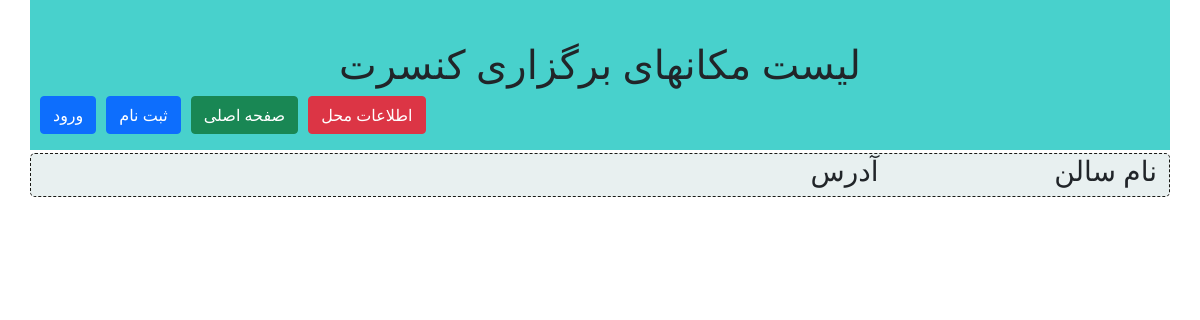
The page /locations/ on the database as committed earlier.
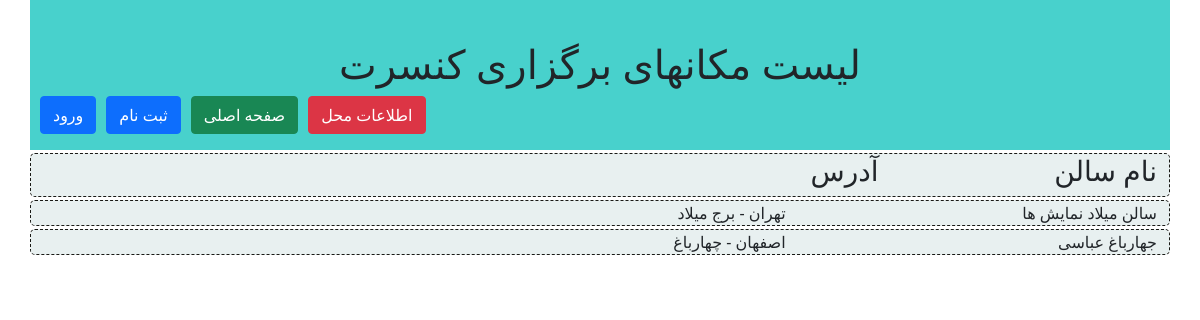
The same page on the database as committed later.
### apps/ticketSales/models.py (models this page shows, shortened)
class locationModel(models.Model):
    class Meta:
        verbose_name="مکان"
        verbose_name_plural="مکان ها"
    Name=models.CharField(max_length=100,verbose_name="نام محل")
    Address=models.CharField(max_length=500,default="تهران - برج میلاد",verbose_name="آدرس")
    Phone=models.CharField(max_length=11,verbose_name="تلفن")
    capacity=models.IntegerField(verbose_name="ظرفیت")

### apps/ticketSales/views.py (the view)
# urls.py: path("locations/",listOfLocations,name="locatoins"),
def listOfLocations(request):
    locs=locationModel.objects.all()
    context={
        "locations":locs
    }
    return render(request,'ticketSales/locationtemplate.html',context)

### template/ticketSales/locationtemplate.html
{% extends "maintemplate.html" %}
{% block titlepage %}
    لیست مکانهای برگزاری کنسرت
{% endblock%}
{% block mainContent %}
    <div class="addressBox">
        <div class="col-md-3">
            <h3>نام سالن</h3>
        </div>
        <div class="col-md-9">
            <h3>آدرس</h3>
        </div>
    </div>
    {% if locations %}
        {% for location in locations %}
            <div class="addressBox">
                <div class="col-md-2">
                    {{location.Name}}
                </div>
                <div class="col-md-8">
                    {{location.Address}}
                </div>
            </div>
        {% endfor %}
    {% endif %}
{% endblock%}

Rows that differ between the two databases and show on the page:
added locationModel: Name "سالن میلاد نمایش ها", Address "تهران - برج میلاد"
added locationModel: Name "جهارباغ عباسی", Address "اصفهان - چهارباغ"
